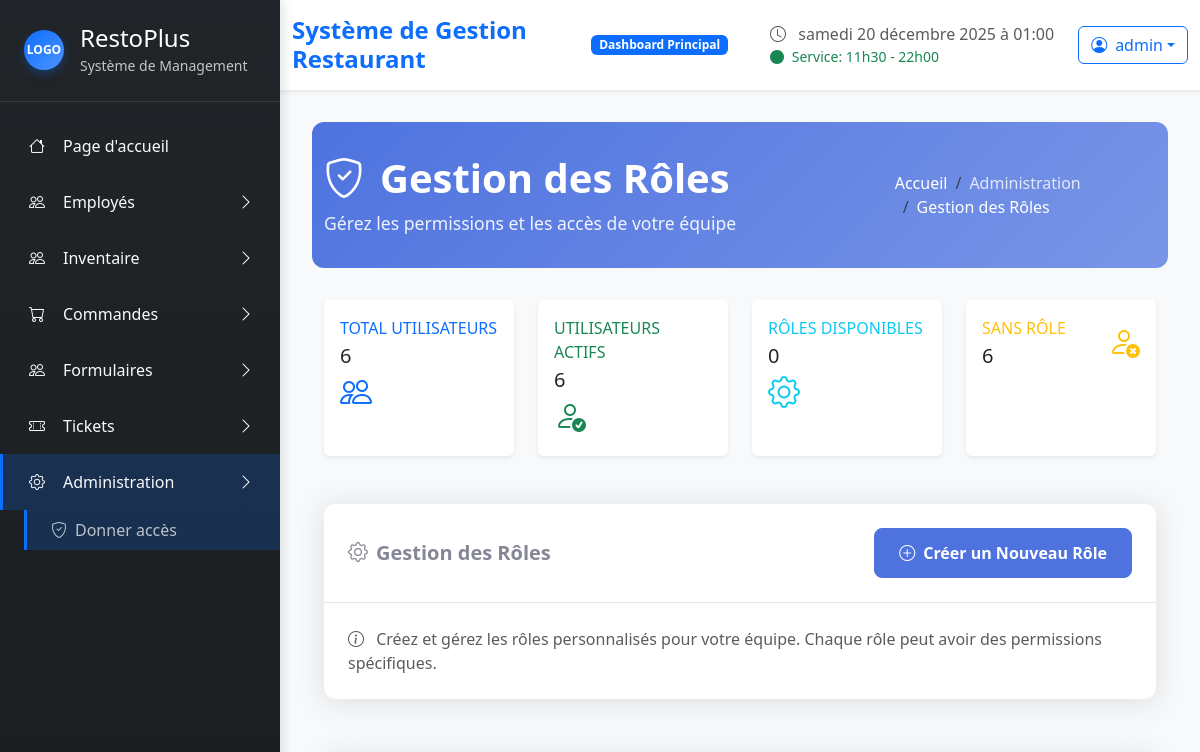
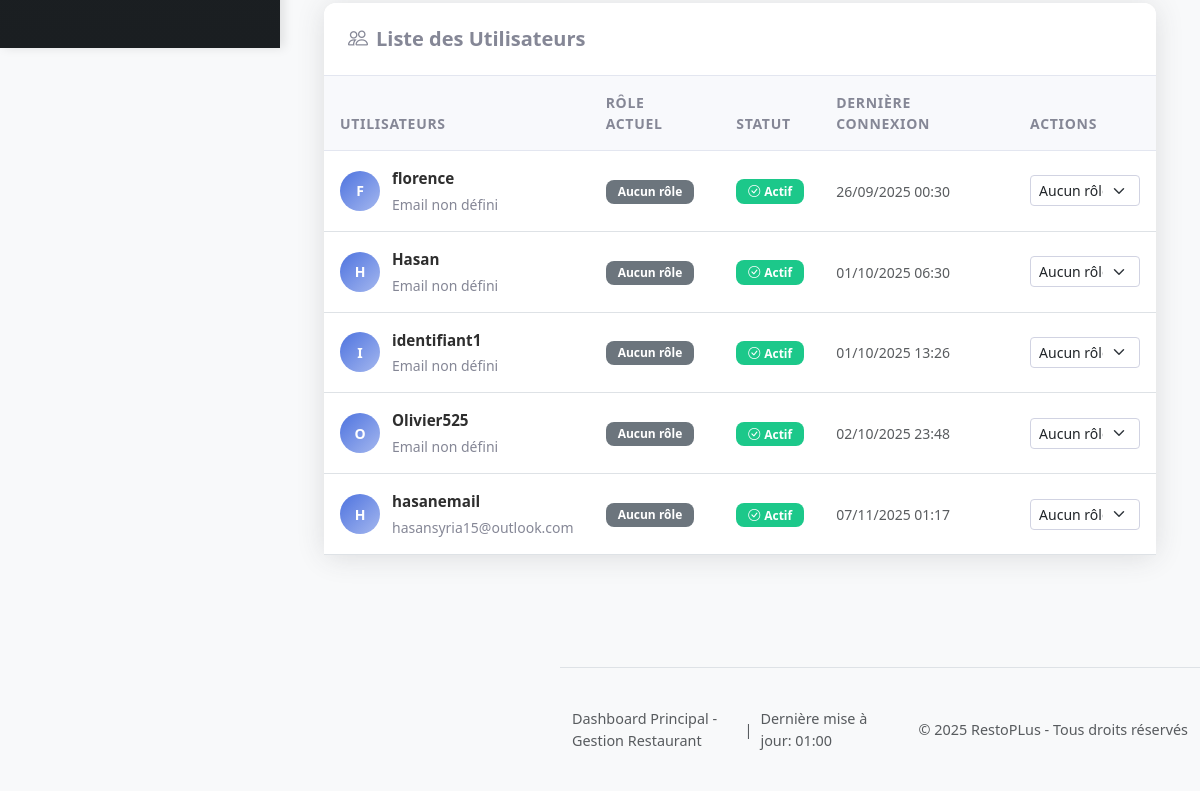
The page /admin-dashboard/ (signed in) on the database as committed earlier (2 pictures, top to bottom).
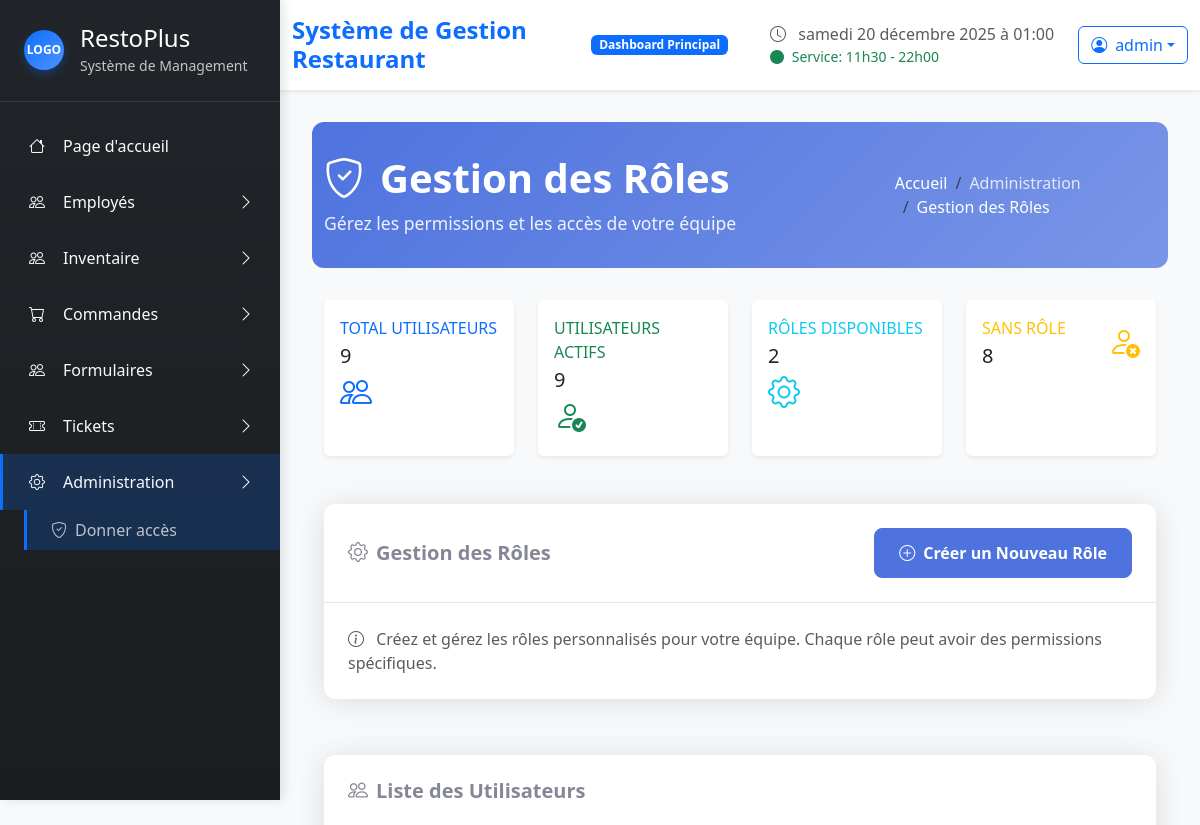
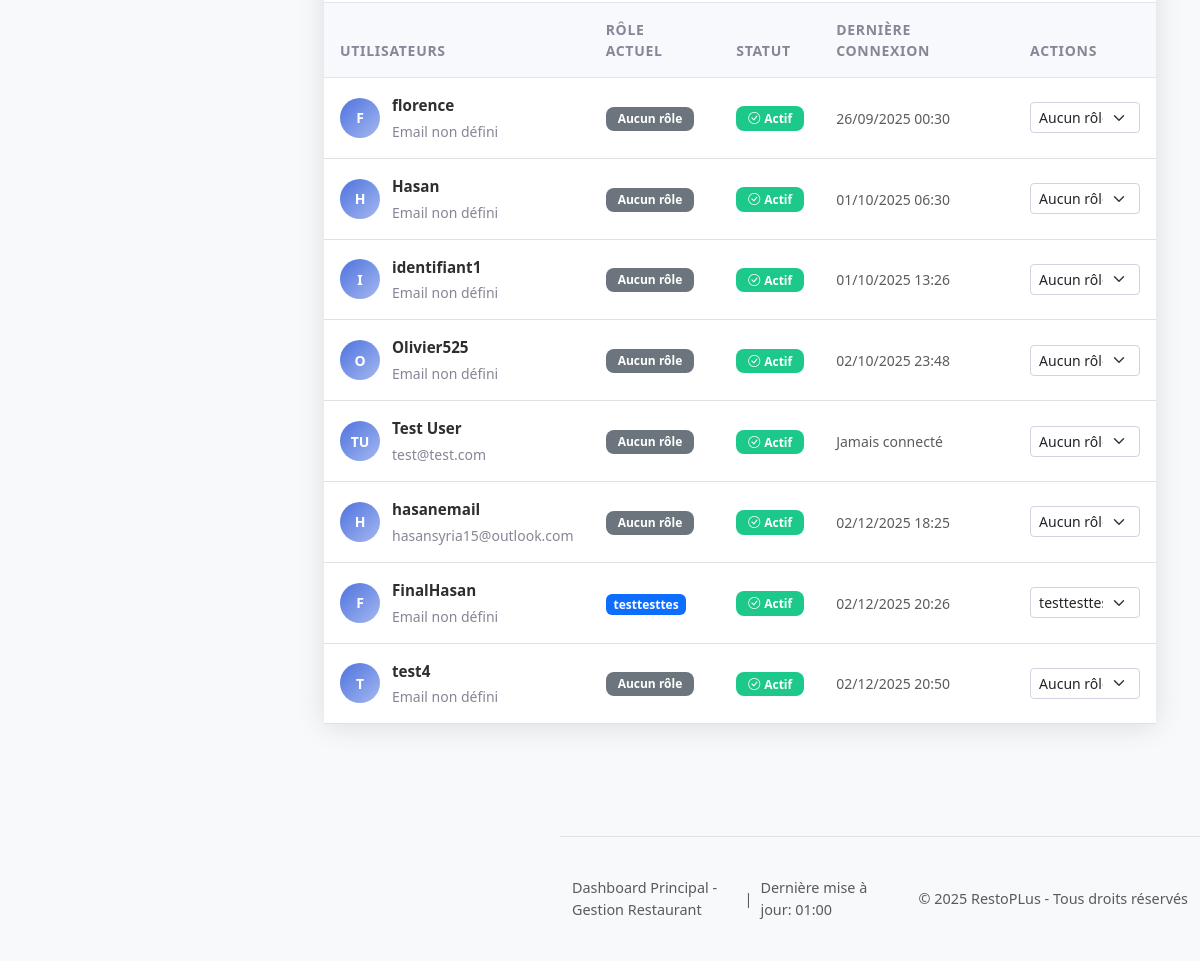
The same page on the database as committed later (2 pictures, top to bottom).
### restoplus/models.py (models this page shows, shortened)
class User(AbstractUser):
    class AvailabilityStatus(models.TextChoices):
        NOT_FILLED = "not_filled", "Non remplie"
        PENDING    = "pending",    "En attente"
        FILLED     = "filled",     "Remplie"
    availability_status = models.CharField(
        max_length=20,
        choices=AvailabilityStatus.choices,
        default=AvailabilityStatus.NOT_FILLED,
        verbose_name="Statut des disponibilités"
        )
    first_name = models.CharField(max_length=150, blank=True, verbose_name="Prénom")
    last_name = models.CharField(max_length=150, blank=True, verbose_name="Nom de famille")
    poste = models.CharField(max_length=100, blank=True, verbose_name="Poste")
    mobile = models.CharField(max_length=20,blank=True,validators=[phone_validator], verbose_name="Téléphone")
    email = models.CharField(
        max_length=254,
        blank=True,
        verbose_name="Courriel",
        validators=[email_validator]
    )
    is_manager = models.BooleanField(default=False)
    role = models.ForeignKey(Role, on_delete=models.SET_NULL, null=True, blank=True)
    def has_permission(self, permission):
        if self.is_superuser:
            return True
        if not self.role:
            return False
        return getattr(self.role, permission, False)
    def can_manage_schedules(self):
        if self.is_superuser or self.is_staff:
            return True
        return self.has_permission('can_manage_schedules')

class Role(models.Model):
    name = models.CharField(max_length=100, unique=True, verbose_name="Nom du rôle")
    description = models.TextField(blank=True, verbose_name="Description")
    can_manage_users = models.BooleanField(default=False, verbose_name="Peut gérer les utilisateurs")
    can_view_reports = models.BooleanField(default=False, verbose_name="Peut voir les rapports")
    can_manage_inventory = models.BooleanField(default=False, verbose_name="Peut gérer l'inventaire")
    can_manage_orders = models.BooleanField(default=False, verbose_name="Peut gérer les commandes")
    can_distribute_tasks = models.BooleanField(default=False, verbose_name="Peut distribuer des tâches à tous")
    can_manage_schedules = models.BooleanField(default=False, verbose_name="Peut créer les horaires")
    created_at = models.DateTimeField(auto_now_add=True)
    class Meta:
        verbose_name = "Rôle"
        verbose_name_plural = "Rôles"
        ordering = ['name']

### restoplus/views.py (the view)
# urls.py: path('admin-dashboard/', views.admin_dashboard, name='admin_dashboard'),
def admin_dashboard(request):
    if not request.user.has_permission('can_manage_users'):
        return render(request, 'restoplus/403.html', status=403)
    users = User.objects.exclude(id=request.user.id).select_related('role')
    all_users = User.objects.all().select_related('role')  # Pour les statistiques générales
    roles = Role.objects.all()
    users_without_role = all_users.filter(role__isnull=True)
    active_users = all_users.filter(is_active=True)
    context = {
    'title': 'Tableau de bord administrateur',
    'users' : users,  # Utilisateurs sans l'utilisateur connecté
    'roles' : roles,
    'users_without_role_count': users_without_role.count(),
    'active_users_count': active_users.count(),
    'total_users_count': all_users.count(),  # Nombre total pour les statistiques
    }
    return render(request, "restoplus/admin_dashboard.html", context)

### restoplus/templates/restoplus/admin_dashboard.html (shortened to what this page needs)
{% extends "restoplus/base.html" %}
{% load static %}
{% block content %}
<div class="admin-dashboard">
  <div class="admin-dashboard__header">
    <div class="container-fluid">
      <div class="row align-items-center">
        <div class="col-md-8">
          <h1><i class="bi bi-shield-check me-3"></i>Gestion des Rôles</h1>
          <p>Gérez les permissions et les accès de votre équipe</p>
        </div>
        <div class="col-md-4 text-md-end">
          <nav aria-label="breadcrumb">
            <ol class="breadcrumb">
              <li class="breadcrumb-item"><a href="{% url 'accueil' %}">Accueil</a></li>
              <li class="breadcrumb-item">Administration</li>
              <li class="breadcrumb-item active">Gestion des Rôles</li>
            </ol>
          </nav>
        </div>
      </div>
    </div>
  </div>
  <div class="container-fluid">
    <div class="row mb-4">
      <div class="col-xl-3 col-md-6 mb-4">
        <div class="card border-0 shadow-sm h-100">
          <div class="card-body">
            <div class="row no-gutters align-items-center">
              <div class="col mr-2">
                <div class="text-xs font-weight-bold text-primary text-uppercase mb-1">Total Utilisateurs</div>
                <div class="h5 mb-0 font-weight-bold text-gray-800">{{ total_users_count }}</div>
              </div>
              <div class="col-auto">
                <i class="bi bi-people fs-2 text-primary"></i>
              </div>
            </div>
          </div>
        </div>
      </div>
      <div class="col-xl-3 col-md-6 mb-4">
        <div class="card border-0 shadow-sm h-100">
          <div class="card-body">
            <div class="row no-gutters align-items-center">
              <div class="col mr-2">
                <div class="text-xs font-weight-bold text-success text-uppercase mb-1">Utilisateurs Actifs</div>
                <div class="h5 mb-0 font-weight-bold text-gray-800">{{ active_users_count }}</div>
              </div>
              <div class="col-auto">
                <i class="bi bi-person-check fs-2 text-success"></i>
              </div>
            </div>
          </div>
        </div>
      </div>
      <div class="col-xl-3 col-md-6 mb-4">
        <div class="card border-0 shadow-sm h-100">
          <div class="card-body">
            <div class="row no-gutters align-items-center">
              <div class="col mr-2">
                <div class="text-xs font-weight-bold text-info text-uppercase mb-1">Rôles Disponibles</div>
                <div class="h5 mb-0 font-weight-bold text-gray-800">{{ roles|length }}</div>
              </div>
              <div class="col-auto">
                <i class="bi bi-gear fs-2 text-info"></i>
              </div>
            </div>
          </div>
        </div>
      </div>
      <div class="col-xl-3 col-md-6 mb-4">
        <div class="card border-0 shadow-sm h-100">
          <div class="card-body">
            <div class="row no-gutters align-items-center">
              <div class="col mr-2">
                <div class="text-xs font-weight-bold text-warning text-uppercase mb-1">Sans Rôle</div>
                <div class="h5 mb-0 font-weight-bold text-gray-800">{{ users_without_role_count }}</div>
              </div>
              <div class="col-auto">
                <i class="bi bi-person-x fs-2 text-warning"></i>
              </div>
            </div>
          </div>
        </div>
      </div>
    </div>
    <div class="row mb-4">
      <div class="col-12">
        <div class="admin-dashboard__card">
          <div class="card-header d-flex justify-content-between align-items-center">
            <h5><i class="bi bi-gear me-2"></i>Gestion des Rôles</h5>
            <div class="card-tools">
              <button class="btn btn-primary" data-bs-toggle="modal" data-bs-target="#createRoleModal">
                <i class="bi bi-plus-circle me-2"></i>Créer un Nouveau Rôle
              </button>
            </div>
          </div>
          <div class="card-body">
            <div class="row">
              <div class="col-md-12">
                <p class="text-muted mb-0">
                  <i class="bi bi-info-circle me-2"></i>
                  Créez et gérez les rôles personnalisés pour votre équipe. Chaque rôle peut avoir des permissions
                  spécifiques.
                </p>
              </div>
            </div>
          </div>
        </div>
      </div>
    </div>
    <div class="admin-dashboard__card">
      <div class="card-header d-flex justify-content-between align-items-center">
        <h5><i class="bi bi-people me-2"></i>Liste des Utilisateurs</h5>
      </div>
      <div class="card-body p-0">
        {% if users %}
        <div class="table-responsive">
          <table class="table admin-dashboard__table">
            <thead>
              <tr>
                <th>Utilisateurs</th>
                <th>Rôle Actuel</th>
                <th>Statut</th>
                <th>Dernière Connexion</th>
                <th>Actions</th>
              </tr>
            </thead>
            <tbody>
              {% for user in users %}
              <tr>
                <td>
                  <div class="user-info">
                    <div class="user-avatar">
                      {{ user.first_name|first|default:user.username|first }}{{ user.last_name|first|default:"" }}
                    </div>
                    <div class="user-details">
                      <div class="user-name">{{ user.get_full_name|default:user.username }}</div>
                      <div class="user-email">{{ user.email|default:"Email non défini" }}</div>
                    </div>
                  </div>
                </td>
                <td>
                  {% if user.role %}
                  <span class="badge bg-primary">
                    {{ user.role.name }}
                  </span>
                  {% else %}
                  <span class="badge admin-dashboard__badge--no-role">Aucun rôle</span>
                  {% endif %}
                </td>
                <td>
                  {% if user.is_active %}
                  <span class="badge admin-dashboard__badge--active">
                    <i class="bi bi-check-circle me-1"></i>Actif
                  </span>
                  {% else %}
                  <span class="badge admin-dashboard__badge--inactive">
                    <i class="bi bi-x-circle me-1"></i>Inactif
                  </span>
                  {% endif %}
                </td>
                <td>
                  <small class="text-muted">
                    {% if user.last_login %}
                    {{ user.last_login|date:"d/m/Y H:i" }}
                    {% else %}
                    Jamais connecté
                    {% endif %}
                  </small>
                </td>
                <td>
                  <div class="admin-dashboard__role-selector">
                    <form method="POST" action="{% url 'manage_user_role' user.id %}" class="d-inline">
                      <select name="role_id" class="form-select form-select-sm" onchange="this.form.submit()">
                        <option value="">Aucun rôle</option>
                        {% for role in roles %}
                        <option value="{{ role.id }}" {% if user.role and user.role.id == role.id %}selected{% endif %}>
                          {{ role.name }}
                        </option>
                        {% endfor %}
                      </select>
                    </form>
                  </div>
                </td>
              </tr>
              {% endfor %}
            </tbody>
          </table>
        </div>
        {% endif %}
      </div>
    </div>
  </div>
</div>
{% endblock %}

### restoplus/templates/restoplus/partials/header.html (shortened to what this page needs)
{% load static %}
<header class="main-header bg-white shadow-sm sticky-top">
  <div class="container-fluid">
    <div class="row align-items-center py-3">
      <div class="col-md-6">
        <div class="d-flex align-items-center">
          <h1 class="h4 mb-0 text-primary fw-bold">
            Système de Gestion Restaurant
          </h1>
          <span
            class="badge bg-primary ms-3 animate__animated animate__pulse animate__infinite"
            >Dashboard Principal</span
          >
        </div>
      </div>
      <div class="col-md-6">
        <div class="d-flex justify-content-end align-items-center">
          <div class="me-4">
            <i class="bi bi-clock text-muted me-2"></i>
            <span class="text-muted" id="current-time"></span>
            <div class="small text-success">
              <i class="bi bi-circle-fill me-1"></i>
              Service: 11h30 - 22h00
            </div>
          </div>
          <div class="dropdown">
            <button
              class="btn btn-outline-primary dropdown-toggle d-flex align-items-center"
              type="button"
              data-bs-toggle="dropdown"
            >
              <i class="bi bi-person-circle me-2"></i>
              {{ request.user.username }}
            </button>
          </div>
        </div>
      </div>
    </div>
  </div>
</header>

Rows that differ between the two databases and show on the page:
added User: first_name|first "T", last_name|first "U", get_full_name "Test User", email "test@test.com", shows "Aucun rôle", is_active True (drawn), shows "Jamais connecté"
changed User "hasanemail": last_login "07/11/2025 01:17" → "02/12/2025 18:25"
added User: first_name|first "F", get_full_name "FinalHasan", email "Email non défini", role.name "testtesttes", is_active True (drawn), last_login "02/12/2025 20:26", role_id "testtesttes"
added User: first_name|first "T", get_full_name "test4", email "Email non défini", shows "Aucun rôle", is_active True (drawn), last_login "02/12/2025 20:50"
Other text that changed with them:
{{ total_users_count }}: "6" → "9"
{{ active_users_count }}: "6" → "9"
{{ roles|length }}: "0" → "2"
{{ users_without_role_count }}: "6" → "8"
